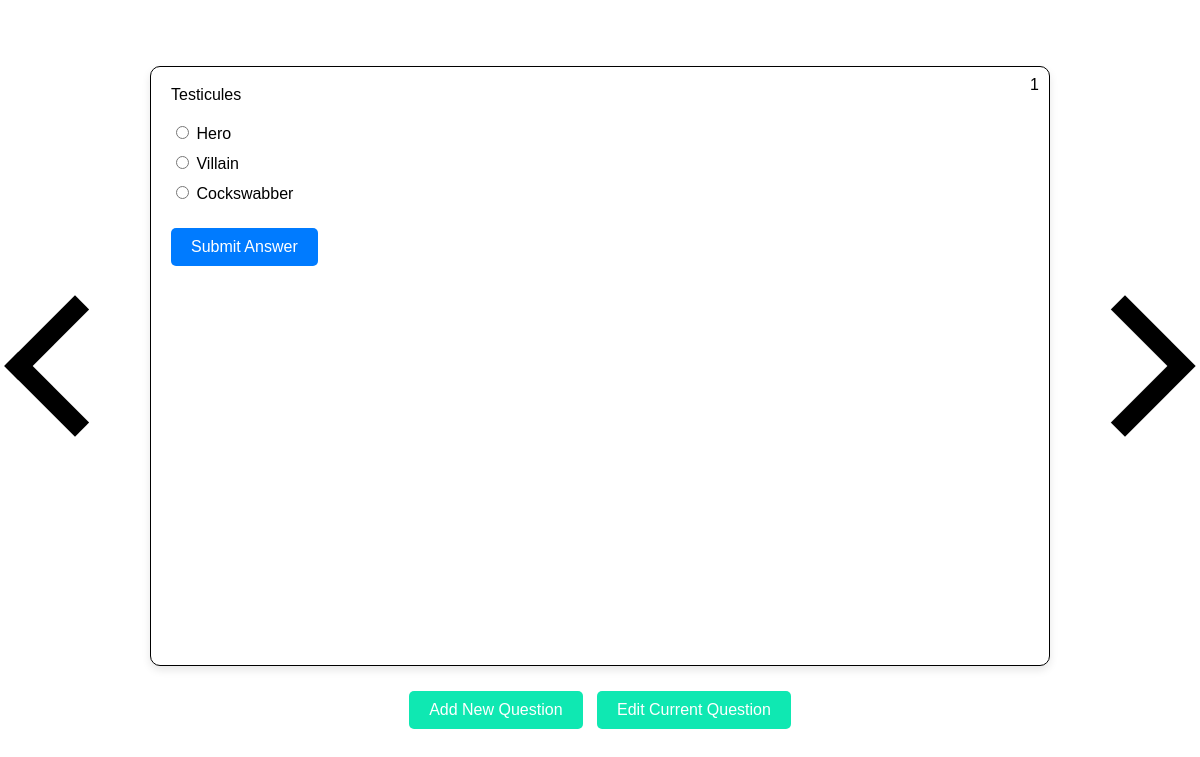
Before: / with the older database file.
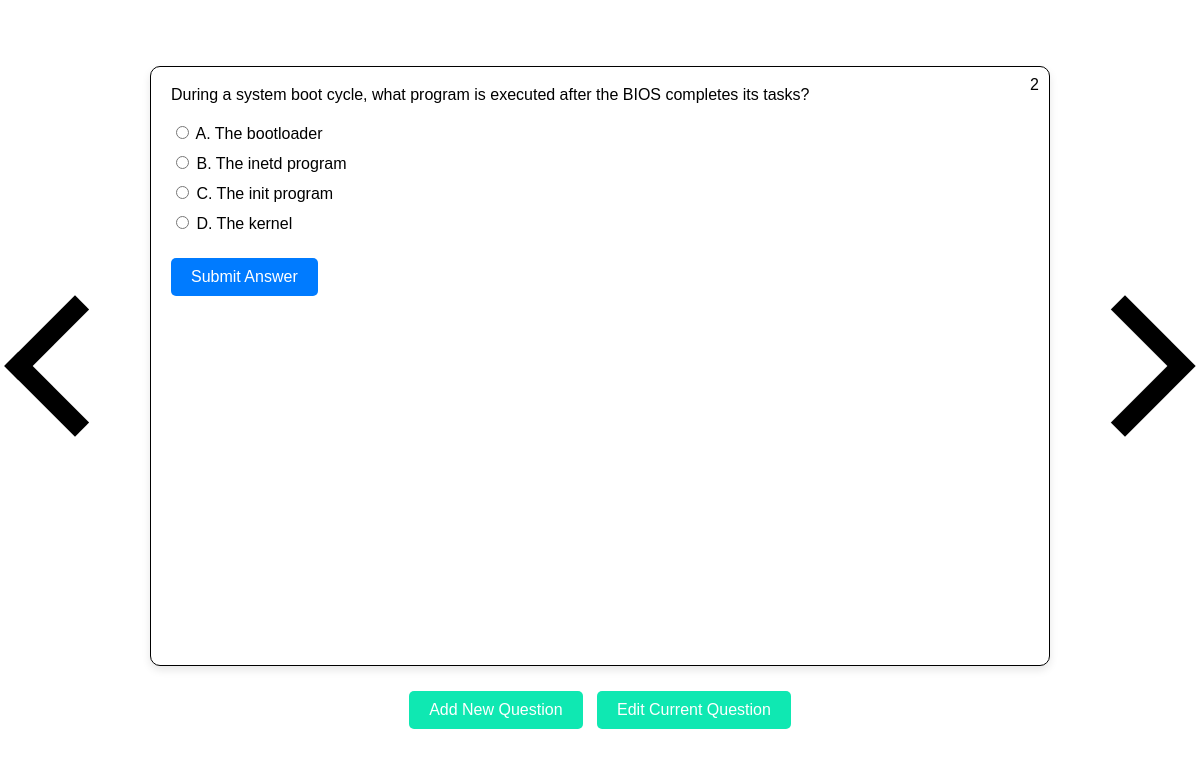
After: the same page with the newer database file.
### app.py (models this page shows)
class Flashcard(db.Model):
    id = db.Column(db.Integer, primary_key=True)
    question = db.Column(db.Text, nullable=False)
    choices = db.relationship('Choice', backref='flashcard', lazy=True)
    explanation = db.Column(db.Text, nullable=False)
    additional_content = db.Column(db.Text, nullable=True)
    choices = db.relationship('Choice', backref='flashcard', lazy=True, cascade='all, delete-orphan')

class Choice(db.Model):
    id = db.Column(db.Integer, primary_key=True)
    flashcard_id = db.Column(db.Integer, db.ForeignKey('flashcard.id'), nullable=False)
    content = db.Column(db.String(500), nullable=False)
    is_correct = db.Column(db.Boolean, default=False)
    flashcard_id = db.Column(db.Integer, db.ForeignKey('flashcard.id'), nullable=False)

### app.py (the view)
@app.route('/')
def index():
    flashcards = Flashcard.query.all()
    return render_template('index.html', flashcards=flashcards)

### app.py (called while the page is built)
@app.context_processor
def utility_processor():
    return dict(str=str)

### templates/index.html (shortened to what this page needs)
<!DOCTYPE html>
<html lang="en">
<head>
    <link rel="stylesheet" href="{{ url_for('static', filename='style.css') }}">
</head>
<body>
    <div class="container">
        <div class="nav-buttons">
            <button class="prev" onclick="showPreviousCard()"></button>
            <div class="card-container">
                {% for card in flashcards %}
                <div class="flashcard" id="flashcard-{{ card.id }}" style="display: {% if card.id == selected_card_id %}block{% else %}none{% endif %};">
                    <div class="flashcard-inner">
                        <div class="flashcard-front">
                            <p>{{ card.question | safe }}</p>
                            <p class="card-number" id="card-number-{{ card.id }}"></p>
                            <form method="POST" action="{{ url_for('submit_answer', id=card.id) }}">
                                <div class="form-group">
                                    <div class="choice-entry">
                                        {% for choice in card.choices %}
                                        <div>
                                            <input type="{{ 'checkbox' if multiple_correct else 'radio' }}" name="user_answer"
                                                   value="{{ choice.id }}" id="choice-{{ choice.id }}"
                                                {% if user_answer and str(choice.id) in user_answer %}checked{% endif %}>
                                            <label for="choice-{{ choice.id }}"
                                                >
                                                {{ choice.content }}
                                            </label>
                                        </div>
                                        {% endfor %}
                                    </div>
                                </div>
                                {% if not show_explanation %}
                                    <button type="submit" class="btn btn-primary">Submit Answer</button>
                                {% endif %}
                            </form>
                        </div>
                    </div>
                </div>
                {% endfor %}
            </div>
            <button class="next" onclick="showNextCard()"></button>
        </div>
        <div class="button-group">
            <button class="add-button" onclick="window.location.href='{{ url_for('add') }}'">Add New Question</button>
            <button class="edit-button" onclick="editCurrentCard()">Edit Current Question</button>
        </div>
    </div>
</body>
</html>

### static/style.css (style rules this page uses)
body { display: flex; justify-content: center; align-items: center; min-height: 100vh; background-color: #ffffff; margin: 0; font-family: Arial, sans-serif; }
.form-group { margin-bottom: 15px; width: 100%; }
form { display: flex; flex-direction: column; align-items: flex-start; }
form div { margin-bottom: 10px; }
.container { display: flex; flex-direction: column; align-items: center; width: 80%; max-width: 600px; }
.card-container { width: 900px; height: 600px; display: flex; justify-content: center; align-items: center; margin: 0 auto; }
.flashcard { perspective: 1000px; width: 100%; height: 100%; }
.flashcard-inner { width: 900px; height: 600px; text-align: left; transition: transform 0.6s; transform-style: preserve-3d; position: relative; }
.flashcard-front, .flashcard-back { position: absolute; width: 100%; height: 100%; backface-visibility: hidden; display: flex; flex-direction: column; justify-content: flex-start; align-items: flex-start; border: 1px solid #ccc; border-radius: 10px; box-shadow: 0 4px 8px rgba(0, 0, 0, 0.1); background-color: #ffffff; color: #000000; font-family: 'Ariel', Arial, Helvetica, sans-serif; border: 1px solid #000000; padding: 20px; box-sizing: border-box; }
.flashcard-front p, .flashcard-back p { font-size: 16px; word-wrap: break-word; white-space: pre-wrap; text-align: left; line-height: 1.0; margin: 0; }
.nav-buttons { display: flex; justify-content: space-between; max-width: 1200px; margin-bottom: 20px; }
.nav-buttons .prev, .nav-buttons .next { height: 600px; width: 200px; background-color: transparent; border: none; cursor: pointer; margin: 0 15px; position: relative; }
.nav-buttons .prev:before, .nav-buttons .next:before { content: ''; display: inline-block; border: solid #000000; border-width: 0 20px 20px 0; padding: 40px; transform: rotate(135deg); position: absolute; }
.nav-buttons .prev:before { transform: translate(-50%, -50%) rotate(135deg); }
.nav-buttons .next:before { transform: translate(-50%, -50%) rotate(-45deg); }
.add-button, .edit-button { padding: 10px 20px; font-size: 16px; cursor: pointer; background-color: #0fe8b2; color: white; border: none; border-radius: 5px; margin: 5px; }
.btn { padding: 10px 20px; border: none; border-radius: 5px; background-color: #007bff; color: #fff; cursor: pointer; font-size: 16px; }
.card-number { position: absolute; top: 10px; right: 10px; font-size: 20px; color: #000000; }
.choice-entry { margin-top: 20px; }

Changed rows visible on the page:
no longer on this page (row edited): Flashcard: question "Testicules"
no longer on this page (row edited): Choice: user_answer "☐ Hero", content "Hero", shown under "Testicules"
no longer on this page (row edited): Choice: user_answer "☐ Villain", content "Villain", shown under "Testicules"
no longer on this page (row edited): Choice: user_answer "☐ Cockswabber", content "Cockswabber", shown under "Testicules"
added Flashcard: question "During a system boot cycle, what program is executed after the BIOS completes its tasks?"
added Choice: user_answer "☐ A. The bootloader", content "A. The bootloader"
added Choice: user_answer "☐ B. The inetd program", content "B. The inetd program"
added Choice: user_answer "☐ C. The init program", content "C. The init program"
added Choice: user_answer "☐ D. The kernel", content "D. The kernel"
